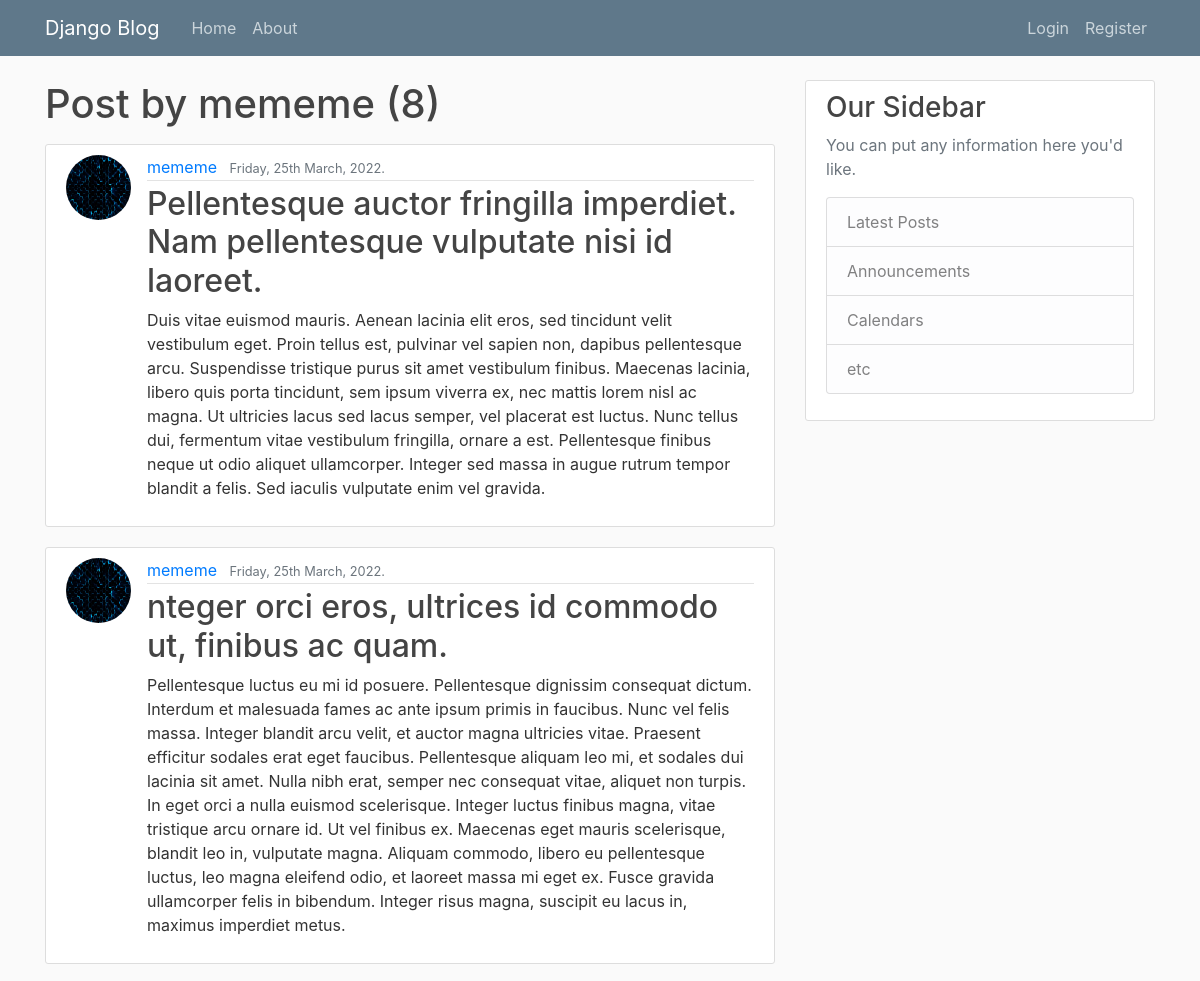
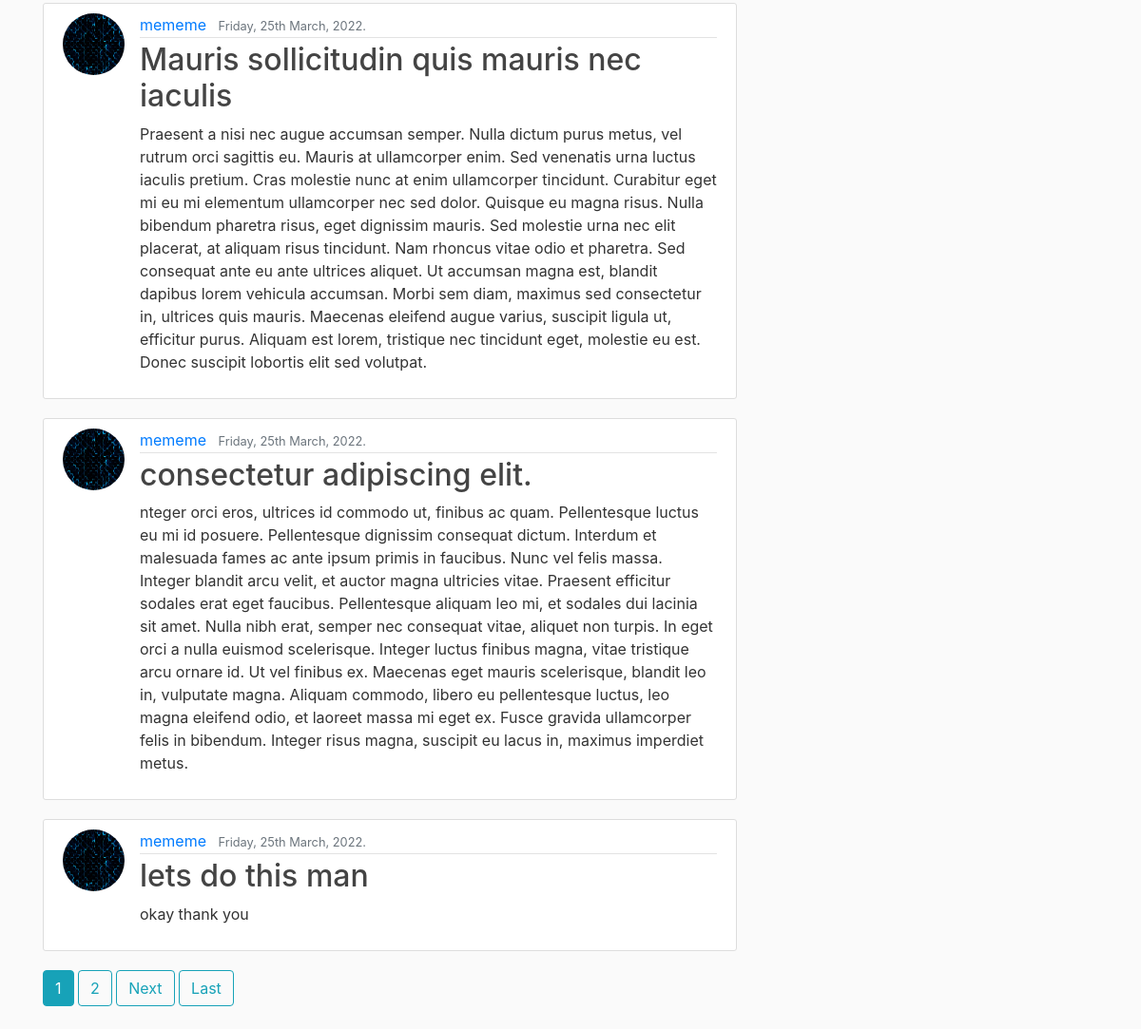
The app's page /post/mememe/ with its own data (2 pictures, top to bottom).
### blog/models.py (models this page shows, shortened)
class Post(models.Model):
	title = models.CharField(max_length=100)
	content = models.TextField()
	date_posted = models.DateTimeField(default=timezone.now)
	author = models.ForeignKey(User, on_delete=models.CASCADE)

### users/models.py (models this page shows, shortened)
class Profile(models.Model):
	user = models.OneToOneField(User, on_delete=models.CASCADE)
	image = models.ImageField(default='default.jpg', upload_to='profile_pics')

### blog/views.py (the view)
# urls.py: path('post/<str:username>/',  UserPostListView.as_view(), name='user-post'),
class UserPostListView(ListView):
	model = Post
	template_name = 'blog/user_posts.html'
	context_object_name = 'posts'
	ordering = ['-date_posted']
	paginate_by = 5
	def get_queryset(self):
		user = get_object_or_404(User, username=self.kwargs.get('username'))
		return Post.objects.filter(author=user).order_by('-date_posted')

### blog/templates/blog/user_posts.html (shortened to what this page needs)
{%extends "blog/base.html"%}
	{%block content%}
		<h1 class="mb-3">Post by {{view.kwargs.username}} ({{page_obj.paginator.count}})</h1>
		{% for post in posts %}
		<article class="media content-section">
			<img class ="rounded-circle article-img"src="{{post.author.profile.image.url}}">
		  <div class="media-body">
		    <div class="article-metadata">
		      <a class="mr-2" href="{% url 'user-post' post.author.username%}">{{ post.author }}</a>
		      <small class="text-muted">{{ post.date_posted| date:"l, dS F, Y." }}</small>
		    </div>
		    <h2><a class="article-title" href="{%url 'post-detail' post.id%}">{{ post.title }}</a></h2>
		    <p class="article-content">{{ post.content }}</p>
		  </div>
		</article>
		{% endfor %}
		{%if is_paginated%}
			{%for num in page_obj.paginator.page_range%}
				{% if page_obj.number == num %}
					<a class = "btn btn-info mb-4" href="?page={{num}}">{{num}}</a>
				{%elif num > page_obj.number|add:'-2' and num < page_obj.number|add:'2'%}
					<a class = "btn btn-outline-info mb-4" href="?page={{num}}">{{num}}</a>
				{%endif%}
			{%endfor%}
			{%if page_obj.has_next%}
				<a class = "btn btn-outline-info mb-4" href="?page={{page_obj.next_page_number}}">Next</a>
				<a class = "btn btn-outline-info mb-4" href="?page={{page_obj.paginator.num_pages}}">Last</a>
			{%endif%}
		{%endif%}
	{% endblock content %}

### blog/static/blog/main.css (style rules this page uses)
body { background: #fafafa; color: #333333; margin-top: 5rem; }
h1, h2, h3, h4, h5, h6 { color: #444444; }
.content-section { background: #ffffff; padding: 10px 20px; border: 1px solid #dddddd; border-radius: 3px; margin-bottom: 20px; }
.article-title { color: #444444; }
.article-content { white-space: pre-line; }
.article-img { height: 65px; width: 65px; margin-right: 16px; }
.article-metadata { padding-bottom: 1px; margin-bottom: 4px; border-bottom: 1px solid #e3e3e3 }

### records on screen
Post: author.profile.image (picture), author "mememe", date_posted "Friday, 25th March, 2022.", title "Pellentesque auctor fringilla imperdiet. Nam pellentesque vulputate nisi id laoreet.", content "Duis vitae euismod mauris. Aenean lacinia elit eros, sed tincidunt velit vestibulum eget. Proin tellus est, pulvinar vel sapien non, dapibus pellentesque arcu. Suspendisse tristique purus sit amet vestibulum finibus. Maecenas lacinia, libero quis porta tincidunt, sem ipsum viverra ex, nec mattis lorem nisl ac magna. Ut ultricies lacus sed lacus semper, vel placerat est luctus. Nunc tellus dui, fermentum vitae vestibulum fringilla, ornare a est. Pellentesque finibus neque ut odio aliquet ullamcorper. Integer sed massa in augue rutrum tempor blandit a felis. Sed iaculis vulputate enim vel gravida."
Post: author.profile.image (picture), author "mememe", date_posted "Friday, 25th March, 2022.", title "nteger orci eros, ultrices id commodo ut, finibus ac quam.", content "Pellentesque luctus eu mi id posuere. Pellentesque dignissim consequat dictum. Interdum et malesuada fames ac ante ipsum primis in faucibus. Nunc vel felis massa. Integer blandit arcu velit, et auctor magna ultricies vitae. Praesent efficitur sodales erat eget faucibus. Pellentesque aliquam leo mi, et sodales dui lacinia sit amet. Nulla nibh erat, semper nec consequat vitae, aliquet non turpis. In eget orci a nulla euismod scelerisque. Integer luctus finibus magna, vitae tristique arcu ornare id. Ut vel finibus ex. Maecenas eget mauris scelerisque, blandit leo in, vulputate magna. Aliquam commodo, libero eu pellentesque luctus, leo magna eleifend odio, et laoreet massa mi eget ex. Fusce…"
Post: author.profile.image (picture), author "mememe", date_posted "Friday, 25th March, 2022.", title "Mauris sollicitudin quis mauris nec iaculis", content "Praesent a nisi nec augue accumsan semper. Nulla dictum purus metus, vel rutrum orci sagittis eu. Mauris at ullamcorper enim. Sed venenatis urna luctus iaculis pretium. Cras molestie nunc at enim ullamcorper tincidunt. Curabitur eget mi eu mi elementum ullamcorper nec sed dolor. Quisque eu magna risus. Nulla bibendum pharetra risus, eget dignissim mauris. Sed molestie urna nec elit placerat, at aliquam risus tincidunt. Nam rhoncus vitae odio et pharetra. Sed consequat ante eu ante ultrices aliquet. Ut accumsan magna est, blandit dapibus lorem vehicula accumsan. Morbi sem diam, maximus sed consectetur in, ultrices quis mauris. Maecenas eleifend augue varius, suscipit ligula ut, efficitur…"
Post: author.profile.image (picture), author "mememe", date_posted "Friday, 25th March, 2022.", title "consectetur adipiscing elit.", content "nteger orci eros, ultrices id commodo ut, finibus ac quam. Pellentesque luctus eu mi id posuere. Pellentesque dignissim consequat dictum. Interdum et malesuada fames ac ante ipsum primis in faucibus. Nunc vel felis massa. Integer blandit arcu velit, et auctor magna ultricies vitae. Praesent efficitur sodales erat eget faucibus. Pellentesque aliquam leo mi, et sodales dui lacinia sit amet. Nulla nibh erat, semper nec consequat vitae, aliquet non turpis. In eget orci a nulla euismod scelerisque. Integer luctus finibus magna, vitae tristique arcu ornare id. Ut vel finibus ex. Maecenas eget mauris scelerisque, blandit leo in, vulputate magna. Aliquam commodo, libero eu pellentesque luctus, leo…"
Post: author.profile.image (picture), author "mememe", date_posted "Friday, 25th March, 2022.", title "lets do this man", content "okay thank you"

### other values on screen
{{ view.kwargs.username }} "mememe"
{{ page_obj.paginator.count }} "8"
{{ num }} "1"
{{ num }} "2"
